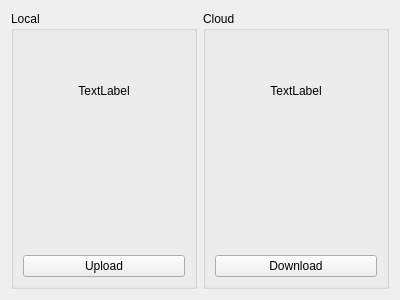
<?xml version="1.0" encoding="UTF-8"?>
<ui version="4.0">
 <class>cloud_widget</class>
 <widget class="QWidget" name="cloud_widget">
  <property name="geometry">
   <rect>
    <x>0</x>
    <y>0</y>
    <width>400</width>
    <height>300</height>
   </rect>
  </property>
  <property name="windowTitle">
   <string>Form</string>
  </property>
  <layout class="QHBoxLayout" name="horizontalLayout">
   <item>
    <widget class="QGroupBox" name="local_gb">
     <property name="title">
      <string>Local</string>
     </property>
     <layout class="QVBoxLayout" name="verticalLayout_2">
      <item>
       <widget class="QLabel" name="date_info_local">
        <property name="text">
         <string notr="true">TextLabel</string>
        </property>
        <property name="alignment">
         <set>Qt::AlignCenter</set>
        </property>
       </widget>
      </item>
      <item>
       <widget class="QLabel" name="icon_local">
        <property name="sizePolicy">
         <sizepolicy hsizetype="Expanding" vsizetype="Preferred">
          <horstretch>0</horstretch>
          <verstretch>0</verstretch>
         </sizepolicy>
        </property>
        <property name="text">
         <string notr="true"/>
        </property>
        <property name="alignment">
         <set>Qt::AlignCenter</set>
        </property>
       </widget>
      </item>
      <item>
       <widget class="QPushButton" name="upload_button">
        <property name="text">
         <string>Upload</string>
        </property>
       </widget>
      </item>
     </layout>
    </widget>
   </item>
   <item>
    <widget class="QGroupBox" name="cloud_gb">
     <property name="title">
      <string>Cloud</string>
     </property>
     <layout class="QVBoxLayout" name="verticalLayout_3">
      <item>
       <widget class="QLabel" name="date_info_remote">
        <property name="text">
         <string notr="true">TextLabel</string>
        </property>
        <property name="alignment">
         <set>Qt::AlignCenter</set>
        </property>
       </widget>
      </item>
      <item>
       <widget class="QLabel" name="icon_remote">
        <property name="sizePolicy">
         <sizepolicy hsizetype="Expanding" vsizetype="Preferred">
          <horstretch>0</horstretch>
          <verstretch>0</verstretch>
         </sizepolicy>
        </property>
        <property name="text">
         <string notr="true"/>
        </property>
        <property name="alignment">
         <set>Qt::AlignCenter</set>
        </property>
       </widget>
      </item>
      <item>
       <widget class="QPushButton" name="download_button">
        <property name="text">
         <string>Download</string>
        </property>
       </widget>
      </item>
     </layout>
    </widget>
   </item>
  </layout>
 </widget>
 <resources/>
 <connections/>
</ui>
